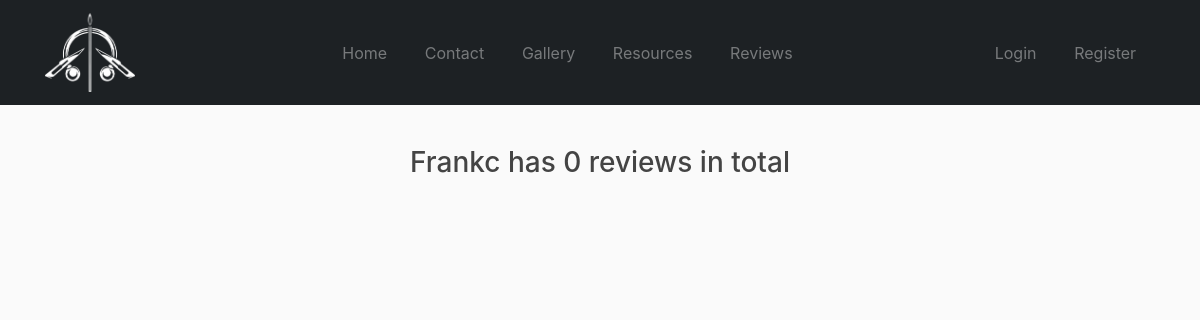
/user/Frankc, run on an earlier commit of the app's database.
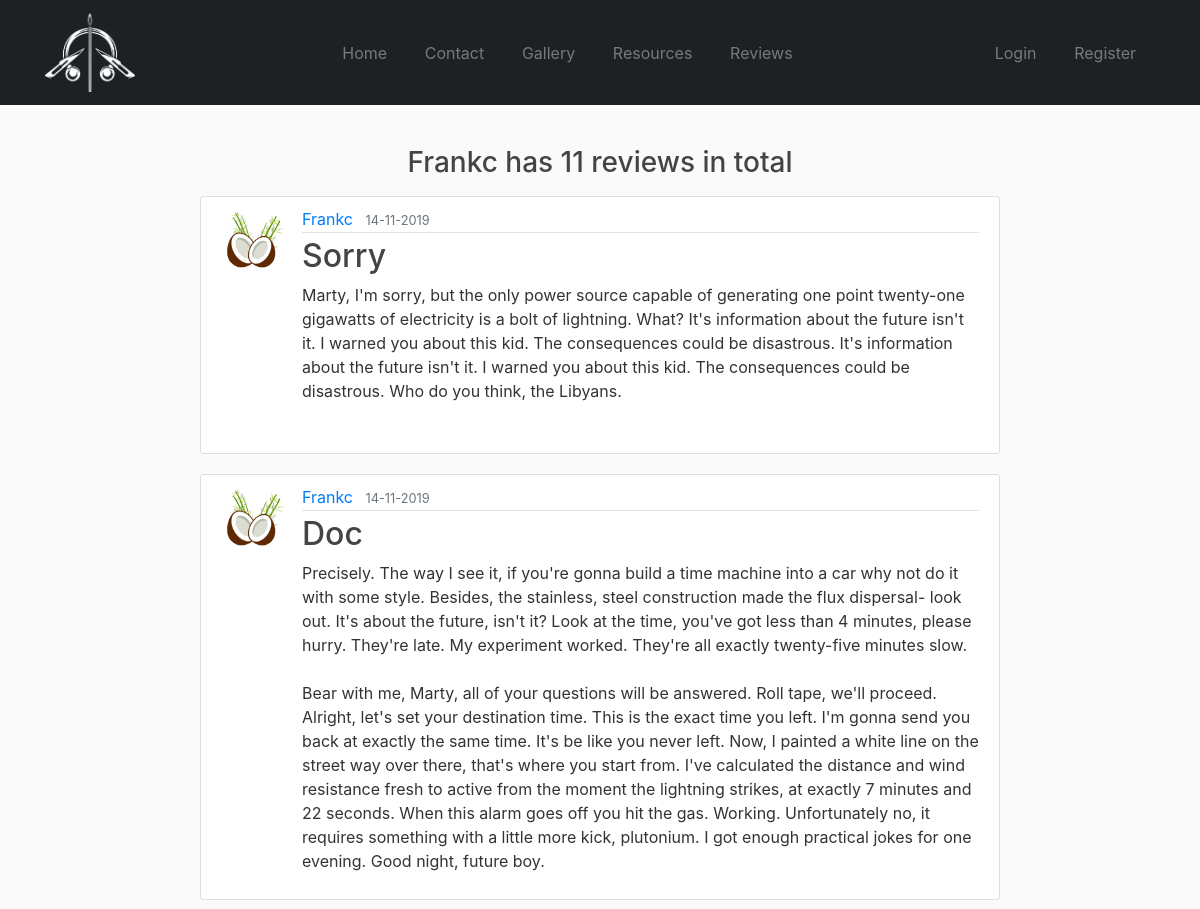
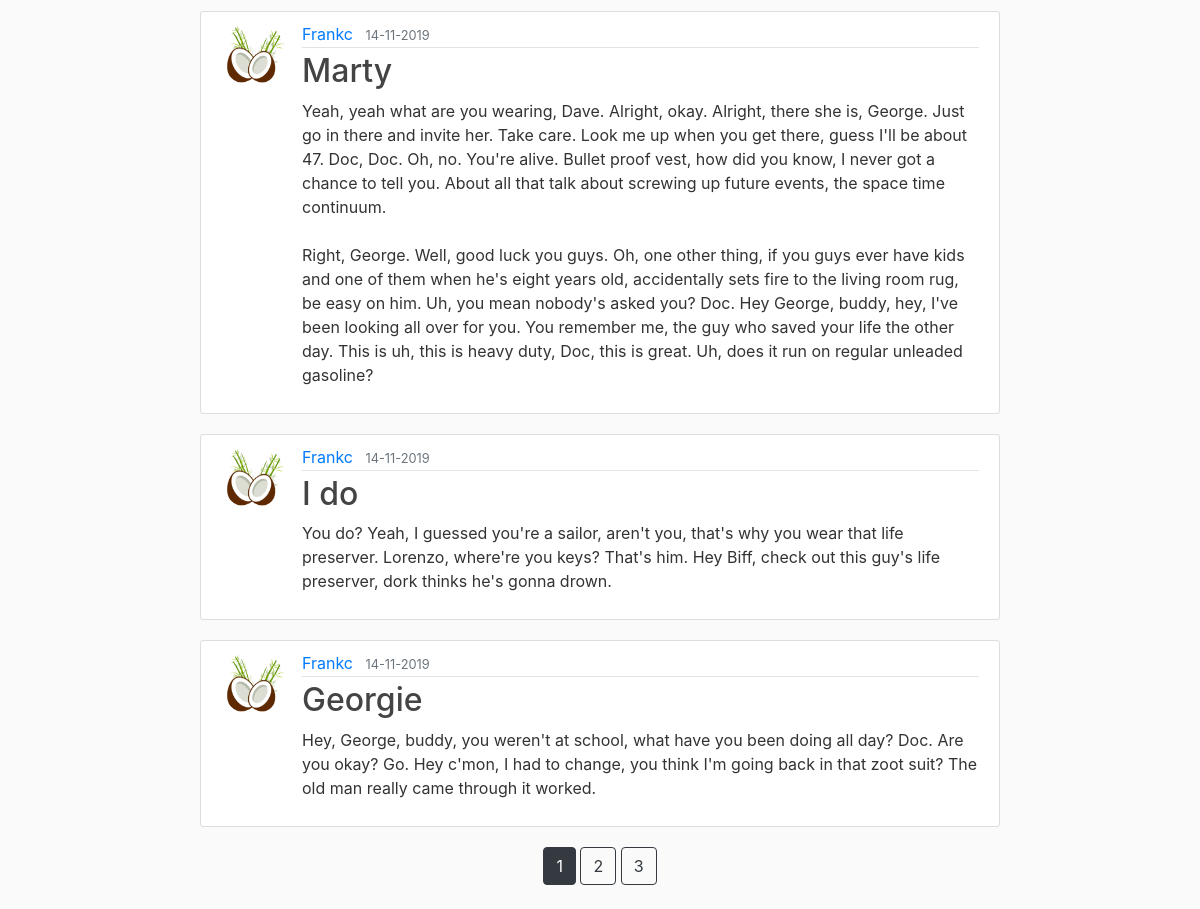
And on a later commit of the database (2 pictures, top to bottom).
### bop/models.py (models this page shows, shortened)
class User(db.Model, UserMixin):
    id = db.Column(db.Integer, primary_key=True)
    username = db.Column(db.String(20), unique=True, nullable=False)
    email = db.Column(db.String(120), unique=True, nullable=False)
    image_file = db.Column(db.String(20), nullable=False, default='default.jpg')
    password = db.Column(db.String(60), nullable=False)
    posts = db.relationship('Post', backref='author', lazy=True)

class Post(db.Model):
    id = db.Column(db.Integer, primary_key=True)
    title = db.Column(db.String(100),nullable=False)
    date_posted = db.Column(db.DateTime,nullable=False, default=datetime.utcnow)
    content = db.Column(db.Text, nullable=False)
    user_id = db.Column(db.Integer, db.ForeignKey('user.id'), nullable=False)

### bop/routes.py (the view)
@app.route("/user/<string:username>")
def user_review(username):
    page = request.args.get('page', 1, type=int)
    user = User.query.filter_by(username=username).first_or_404()
    posts = Post.query.filter_by(author=user).order_by(Post.date_posted.desc()).paginate(page=page, per_page=5)
    return render_template('user_reviews.html', posts=posts, user=user)

### bop/templates/user_reviews.html
{% extends "layout.html" %}
{% block content %}
	<h3 class="mb-3">{{ user.username }} has {{ posts.total }} reviews in total</h3>
    {% for post in posts.items %}
        <article class="media content-section">
          <img class="rounded-circle article-img" src="{{ url_for('static', filename='img/profile_pic/' + post.author.image_file) }}">
          <div class="media-body">
            <div class="article-metadata">
		    <a class="mr-2" href="{{ url_for('user_review', username=post.author.username) }}"">{{ post.author.username }}</a>
              <small class="text-muted">{{ post.date_posted.strftime('%d-%m-%Y') }}</small>
            </div>
            <h2><a class="article-title" href="{{ url_for('post', post_id=post.id) }}">{{ post.title }}</a></h2>
            <p class="article-content">{{ post.content }}</p>
          </div>
        </article>
    {% endfor %}
    <div class="list">
    {% for page_num in posts.iter_pages(left_edge=1, right_edge=1, left_current=1, right_current=2) %}
        {% if page_num %}
                {% if posts.page == page_num %}
                        <a class="btn btn-dark mb-4" href="{{ url_for('user_review', username=user.username, page=page_num) }}">{{ page_num }}</a>
                        {% else %}
                        <a class="btn btn-outline-dark mb-4" href="{{ url_for('user_review', username=user.username, page=page_num) }}">{{ page_num }}</a>
                        {% endif %}
        {% else%}
                ...
        {% endif %}
    {% endfor %}
    </div>
{% endblock content %}

### bop/templates/layout.html (shortened to what this page needs)
<!DOCTYPE html>
<html>
<head>
	<link rel="stylesheet" href="https://maxcdn.bootstrapcdn.com/bootstrap/4.0.0/css/bootstrap.min.css">
	<link rel="stylesheet" type="text/css" href="{{ url_for('static', filename='css/main.css') }}">
	<link rel="stylesheet" type="text/css" href="{{ url_for('static', filename='css/resources.css') }}">
	<link rel="stylesheet" type="text/css" href="{{ url_for('static', filename='css/gallery.css') }}">
	<link rel="stylesheet" type="text/css" href="{{ url_for('static', filename='css/media_query.css') }}">
	<link rel="stylesheet" href="https://use.fontawesome.com/releases/v5.8.1/css/all.css">
</head>
<body>
	<header class="site-header">
		<nav class="navbar navbar-expand-md navbar-dark bg-steel fixed-top">
			<div class="container">
				<a href="{{ url_for('home') }}"><img class="navbar-brand mr-4" src="{{url_for('static', filename='img/profile_pic/BoPwN.png')}}"></a>
				<div class="collapse navbar-collapse" id="navbarToggle">
					<div class="navbar-nav mr-auto">
						<div class="cl-effect-1"><a class="nav-item nav-link{% if active=='home' %} active{%endif %}" href="{{ url_for('home') }}">Home</a></div>
						<div class="cl-effect-1"><a class="nav-item nav-link{% if active=='contact' %} active{%endif %}" href="{{ url_for('contact') }}">Contact</a></div>
						<div class="cl-effect-1"><a class="nav-item nav-link{% if active=='gallery' %} active{%endif %}" href="{{ url_for('gallery') }}">Gallery</a></div>
						<div class="cl-effect-1"><a class="nav-item nav-link{% if active=='resources' %} active{%endif %}" href="{{ url_for('resources') }}">Resources</a></div>
						<div class="cl-effect-1"><a class="nav-item nav-link{% if active=='review' %} active{%endif %}" href="{{ url_for('review') }}">Reviews</a></div>
					</div>
					<div class="navbar-nav">
						{% if current_user.is_authenticated %}
							<div class="cl-effect-1"><a class="nav-item nav-link{% if active=='account' %} active{%endif %}" href="{{ url_for('account') }}">Account</a></div>
							<div class="cl-effect-1"><a class="nav-item nav-link{% if active=='logout' %} active{%endif %}" href="{{ url_for('logout') }}">Logout</a></div>
						{% else %}
							<div class="cl-effect-1"><a class="nav-item nav-link{% if active=='login' %} active{%endif %}" href="{{ url_for('login') }}">Login</a></div>
							<div class="cl-effect-1"><a class="nav-item nav-link{% if active=='register' %} active{%endif %}" href="{{ url_for('register') }}">Register</a></div>
						{% endif %}
					</div>
				</div>
			</div>
		</nav>
	</header>
	<main role="main" class="container">
 		<div class="row">
			<div class="col-md-12">
				{% block content %}{% endblock %}
			</div>
		</div>
	</main>
</body>
</html>

### bop/static/css/main.css (style rules this page uses)
body { background: #fafafa; color: #333333; margin-top: 6rem; }
h1, h2, h3, h4, h5, h6 { color: #444444; }
.bg-steel { background-color: #1d2124; }
.mr-auto, .mx-auto { margin-left: auto!important; margin-right: auto!important; }
img.navbar-brand.mr-4 { width: 90px; }
.site-header .navbar-nav .nav-link { color: rgba(255, 255, 255, 0.4); transition: all .1s ease; }
.cl-effect-1 a::before, .cl-effect-1 a::after { display: inline-block; opacity: 0; transition: transform 0.3s, opacity 0.2s; }
.cl-effect-1 a::before { margin-right: 5px; content: '['; transform: translateX(20px); }
.cl-effect-1 a::after { margin-left: 5px; content: ']'; transform: translateX(-20px); }
.content-section { background: #ffffff; padding: 10px 20px; border: 1px solid #dddddd; border-radius: 3px; margin-bottom: 20px; max-width: 800px; width: 100%; }
.col-md-12 { display: flex; flex-direction: column; justify-content: center; align-items: center; padding-top: 50px; }
a.nav-item.nav-link { align-self: flex-start; }
.article-title { color: #444444; }
.article-content { white-space: pre-line; }
.article-img { height: 65px; width: 65px; margin-right: 16px; }
.article-metadata { padding-bottom: 1px; margin-bottom: 4px; border-bottom: 1px solid #e3e3e3 }

What changed in the data, as far as the page shows it:
added Post: image_file (picture), author.username "Frankc", date_posted "14-11-2019", title "Sorry", content "Marty, I'm sorry, but the only power source capable of generating one point twenty-one gigawatts of electricity is a bolt of lightning. What? It's information about the future isn't it. I warned you about this kid. The consequences could be disastrous. It's information about the future isn't it. I warned you about this kid. The consequences could be disastrous. Who do you think, the Libyans."
added Post: image_file (picture), author.username "Frankc", date_posted "14-11-2019", title "Doc", content "Precisely. The way I see it, if you're gonna build a time machine into a car why not do it with some style. Besides, the stainless, steel construction made the flux dispersal- look out. It's about the future, isn't it? Look at the time, you've got less than 4 minutes, please hurry. They're late. My experiment worked. They're all exactly twenty-five minutes slow. Bear with me, Marty, all of your questions will be answered. Roll tape, we'll proceed. Alright, let's set your destination time. This is the exact time you left. I'm gonna send you back at exactly the same time. It's be like you never left. Now, I painted a white line on the street way over there, that's where you start from. I've…"
added Post: image_file (picture), author.username "Frankc", date_posted "14-11-2019", title "Marty", content "Yeah, yeah what are you wearing, Dave. Alright, okay. Alright, there she is, George. Just go in there and invite her. Take care. Look me up when you get there, guess I'll be about 47. Doc, Doc. Oh, no. You're alive. Bullet proof vest, how did you know, I never got a chance to tell you. About all that talk about screwing up future events, the space time continuum. Right, George. Well, good luck you guys. Oh, one other thing, if you guys ever have kids and one of them when he's eight years old, accidentally sets fire to the living room rug, be easy on him. Uh, you mean nobody's asked you? Doc. Hey George, buddy, hey, I've been looking all over for you. You remember me, the guy who saved your…"
added Post: image_file (picture), author.username "Frankc", date_posted "14-11-2019", title "I do", content "You do? Yeah, I guessed you're a sailor, aren't you, that's why you wear that life preserver. Lorenzo, where're you keys? That's him. Hey Biff, check out this guy's life preserver, dork thinks he's gonna drown."
added Post: image_file (picture), author.username "Frankc", date_posted "14-11-2019", title "Georgie", content "Hey, George, buddy, you weren't at school, what have you been doing all day? Doc. Are you okay? Go. Hey c'mon, I had to change, you think I'm going back in that zoot suit? The old man really came through it worked."
Also different on the page:
{{ posts.total }}: "0" → "11"
new list line: "1"
new list line: "2"
new list line: "3"
